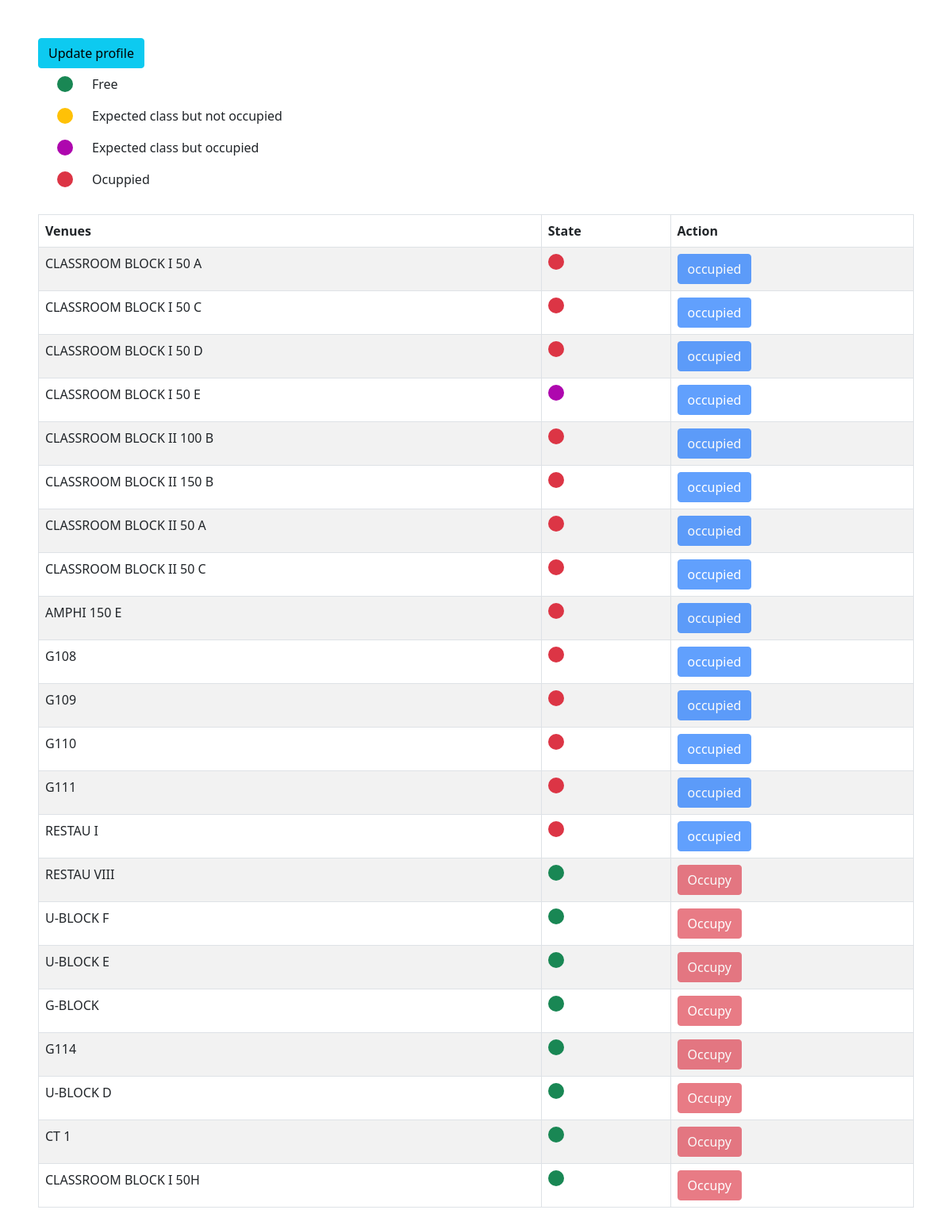
Page /php/classes.php (signed in) on the committed database.
### tables this page shows
CREATE TABLE `classes` (
  `Id` int(11) NOT NULL,
  `class_name` varchar(100) NOT NULL,
  `state` tinyint(1) NOT NULL DEFAULT 0
);

CREATE TABLE `final_table` (
  `Id` int(11) NOT NULL,
  `CLASS_ID` int(11) NOT NULL,
  `COURSE_ID` int(11) NOT NULL,
  `START_TIME` time NOT NULL,
  `STOP_TIME` time NOT NULL,
  `Day` varchar(255) NOT NULL
);

### php/classes.php (the view, shortened to what this page needs)
<?php
require_once('./db_connect.php');
$user_matricule = $_SESSION['matricule'];
try {
     $stmt = $pdo->query("SELECT * FROM classes");
     $classes = $stmt->fetchAll(PDO::FETCH_OBJ);
     $stmt_verify_delegate = $pdo->prepare("SELECT * FROM delegates WHERE matricule = ?");
     $stmt_verify_delegate->execute([$user_matricule]);
     $is_delegate = $stmt_verify_delegate->rowCount() > 0 ?true: false;
} catch (PDOException $e) {
     errorLog($e);
}
?>
<!DOCTYPE html>
<html lang="en">
<head>
     <link rel="stylesheet" href="../assets/bootstrap-5.0.2-dist/css/bootstrap.min.css">
     <link rel="stylesheet" href="../assets/css/class.css">
</head>
<body>
     <main class="p-5">
          <a href="./update_profile.php" class="btn btn-info">Update profile</a>
          <section class="mb-4">
               <div class="d-flex align-items-center py-2">
                    <div class="circle mx-4 bg-success"></div>
                    <span>Free</span>
               </div>
               <div class="d-flex align-items-center py-2">
                    <div class="circle mx-4 bg-warning"></div>
                    <span>Expected class but not occupied</span>
               </div>
               <div class="d-flex align-items-center py-2">
                    <div class="circle mx-4 bg-purple"></div>
                    <span>Expected class but occupied</span>
               </div>
               <div class="d-flex align-items-center py-2">
                    <div class="circle mx-4 bg-danger"></div>
                    <span>Ocuppied</span>
                    </div>
          </section>
          <section>
               <table class="table table-bordered table-condense table-striped table-hover">
                    <thead>
                         <th>Venues</th>
                         <th>State</th>
                         <th>Action</th>
                    </thead>
                    <tbody>
                         <?php
                         foreach ($classes as $class) {
                              $id = $class->Id;
                              $current_time = date("H:i:s");
                              $day = strtolower(date('l'));
                              $cond_a = ($class->state);
                              try {
                                   $stmt_class_occupant = $pdo->prepare("SELECT * FROM occupy WHERE matricule = ? AND class_id = ?");
                                   $stmt_class_occupant->execute([$user_matricule, $id]);
                                   $is_class_occupant = $stmt_class_occupant->rowCount() == 1?true:false;
                                   $stmt = $pdo->prepare("SELECT * FROM final_table WHERE CLASS_ID = ? AND `Day` = ?");
                                   $stmt->execute([$id, $day]);
                                   if ($stmt->rowCount() == 1) {
                                        $final_class = $stmt->fetch(PDO::FETCH_OBJ);
                                        $currentTime = strtotime($current_time) - 60*60;
                                        $startTime = strtotime($final_class->START_TIME);
                                        $stopTime = strtotime($final_class->STOP_TIME);
                                        $cond_b = ($currentTime >= $startTime);
                                        $cond_c = ($currentTime <= $stopTime);
                                        $stmt_is_course_delegate = $pdo->prepare("SELECT * FROM delegates WHERE matricule = ? AND course_id = ?");
                                        $stmt_is_course_delegate->execute([$user_matricule, $final_class->COURSE_ID]);
                                        $is_course_delegate = $stmt_is_course_delegate->rowCount() == 1?true:false;
                                        if($cond_b && $cond_c  && $cond_a && !$is_course_delegate){
                                             $state = "expected occupied";
                                        }
                                   } else {
                                        if($cond_a){
                                             $state = "class occupied";
                                        }else{
                                             $state = "free";
                                        }
                                   }
                                   $bg_color = (strcasecmp($state, 'free') == 0) ? "bg-success" : (strcasecmp($state, "class occupied") == 0 ? "bg-danger" : (strcasecmp($state, "expected occupied") == 0 ? "bg-purple" : "bg-warning"));
                              } catch (PDOException $e) {
                                   echo "An error occured: " . $e->getMessage();
                              }
                         ?>
                              <tr>
                                   <td><?= $class->class_name ?></td>
                                   <td>
                                        <div class="<?= "circle $bg_color" ?>"></div>
                                   </td>
                                   <td>
                                        <?php
                                             if (strcasecmp($state, "class occupied") == 0 || strcasecmp($state, "expected occupied") == 0) {
                                                  if($is_delegate){
                                                       if($is_class_occupant){
                                                  ?>
                                                       <a href="./toggle.php?id=<?=$class->Id?>" class="btn btn-primary">Release</a>
                                                  <?php
                                                       } else{
                                                  ?>
                                                         <a href="./toggle.php?id=<?=$class->Id?>" class="btn btn-primary disabled">occupied</a>
                                                  <?php
                                                       }
                                                       }else{
                                                  ?>
                                                       <a href="./toggle.php?id=<?=$class->Id?>" class="btn btn-primary disabled">occupied</a>
                                                  <?php
                                                       }
                                                  }else{
                                                       if($is_delegate){
                                                  ?>
                                                       <a href="./toggle.php?id=<?=$class->Id?>" class="btn btn-danger ">Occupy</a>
                                                  <?php
                                                       }else{
                                                  ?>
                                                       <a href="./toggle.php?id=<?=$class->id?>" class="btn btn-danger disabled">Occupy</a>
                                                    <?php
                                                  }
                                             }
                                             ?>
                                   </td>
                              </tr>
                         <?php
                         }
                         ?>
                    </tbody>
               </table>
          </section>
     </main>
</body>
</html>

### assets/css/class.css (style rules this page uses)
.circle { width: 20px; height: 20px; border-radius: 50%; }
.bg-purple { background-color: rgb(174, 7, 174); }
table { width: 80%; }

### rows in the picture
classes: class_name "CLASSROOM BLOCK I 50 A", state 1 (drawn)
classes: class_name "CLASSROOM BLOCK I 50 C", state 1 (drawn)
classes: class_name "CLASSROOM BLOCK I 50 D", state 1 (drawn)
classes: class_name "CLASSROOM BLOCK I 50 E", state 1 (drawn)
classes: class_name "CLASSROOM BLOCK II 100 B", state 1 (drawn)
classes: class_name "CLASSROOM BLOCK II 150 B", state 1 (drawn)
classes: class_name "CLASSROOM BLOCK II 50 A", state 1 (drawn)
classes: class_name "CLASSROOM BLOCK II 50 C", state 1 (drawn)
classes: class_name "AMPHI 150 E", state 1 (drawn)
classes: class_name "G108", state 1 (drawn)
classes: class_name "G109", state 1 (drawn)
classes: class_name "G110", state 1 (drawn)
classes: class_name "G111", state 1 (drawn)
classes: class_name "RESTAU I", state 1 (drawn)
classes: class_name "RESTAU VIII", state 0 (drawn)
classes: class_name "U-BLOCK F", state 0 (drawn)
classes: class_name "U-BLOCK E", state 0 (drawn)
classes: class_name "G-BLOCK", state 0 (drawn)
classes: class_name "G114", state 0 (drawn)
classes: class_name "U-BLOCK D", state 0 (drawn)
classes: class_name "CT 1", state 0 (drawn)
classes: class_name "CLASSROOM BLOCK I 50H", state 0 (drawn)
